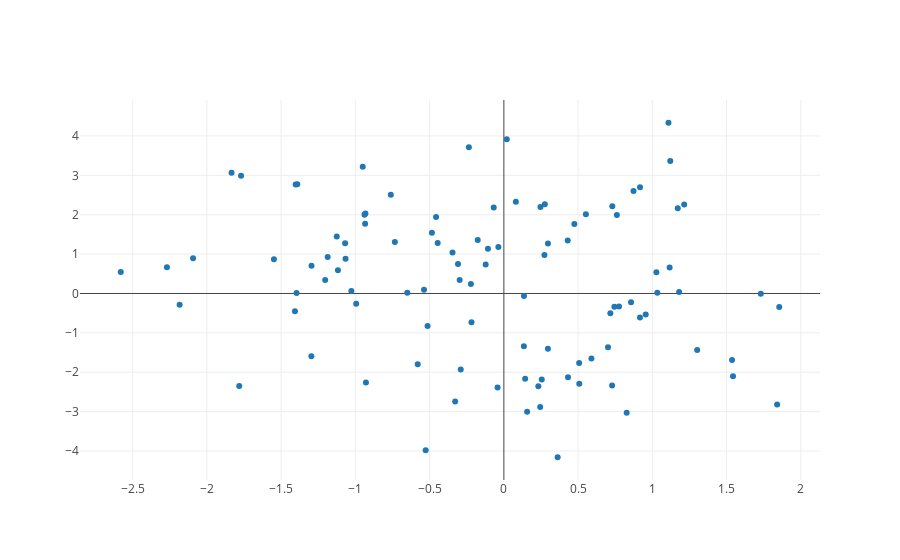

The notebook cell this image was saved under:
### Code cell
# Create a trace
trace = go.Scatter(
    x = random_x,
    y = random_y,
    mode = 'markers'
)

data = [trace]

# Plot and embed in ipython notebook!
iplot(data, filename='basic-scatter')
